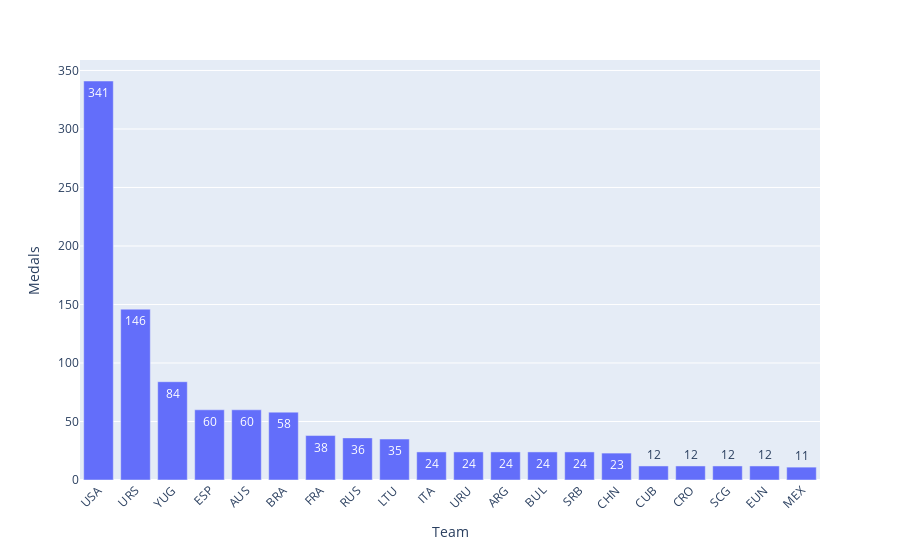

Source (notebook cell):
### Markdown cell above
First, I wanted to prove or disprove mi hypothesis that USA had a better performance or more medals in Basketball.

### Code cell
USA_Basketball = pd.read_sql(
    ''' 
SELECT NOC AS Team, COUNT(Medal) AS Medals
FROM athlete
WHERE Sport = 'Basketball'
GROUP BY NOC
ORDER BY Medals DESC
LIMIT 20

''', con = engine
)
plt.figure(figsize=(10, 15))
fig = px.bar(USA_Basketball, y = 'Medals', x = 'Team', text = 'Medals')
fig.update_layout(uniformtext_minsize = 8, uniformtext_mode = 'hide', xaxis_tickangle=-45)
fig.show()

### Figure 1 — Plotly figure (JSON) as saved in the notebook; plotly's stock layout.template omitted (floating-point values rounded to 4 significant figures)
{"data": [{"alignmentgroup": "True", "hovertemplate": "Team=%{x}<br>Medals=%{text}<extra></extra>", "legendgroup": "", "marker": {"color": "#636efa", "pattern": {"shape": ""}}, "name": "", "offsetgroup": "", "orientation": "v", "showlegend": false, "text": [341, 146, 84, 60, 60, 58, 38, 36, 35, 24, 24, 24, 24, 24, 23, 12, 12, 12, 12, 11], "textposition": "auto", "type": "bar", "x": ["USA", "URS", "YUG", "ESP", "AUS", "BRA", "FRA", "RUS", "LTU", "ITA", "URU", "ARG", "BUL", "SRB", "CHN", "CUB", "CRO", "SCG", "EUN", "MEX"], "xaxis": "x", "y": [341, 146, 84, 60, 60, 58, 38, 36, 35, 24, 24, 24, 24, 24, 23, 12, 12, 12, 12, 11], "yaxis": "y"}], "layout": {"barmode": "relative", "legend": {"tracegroupgap": 0}, "margin": {"t": 60}, "uniformtext": {"minsize": 8, "mode": "hide"}, "xaxis": {"anchor": "y", "domain": [0, 1], "tickangle": -45, "title": {"text": "Team"}}, "yaxis": {"anchor": "x", "domain": [0, 1], "title": {"text": "Medals"}}}}
